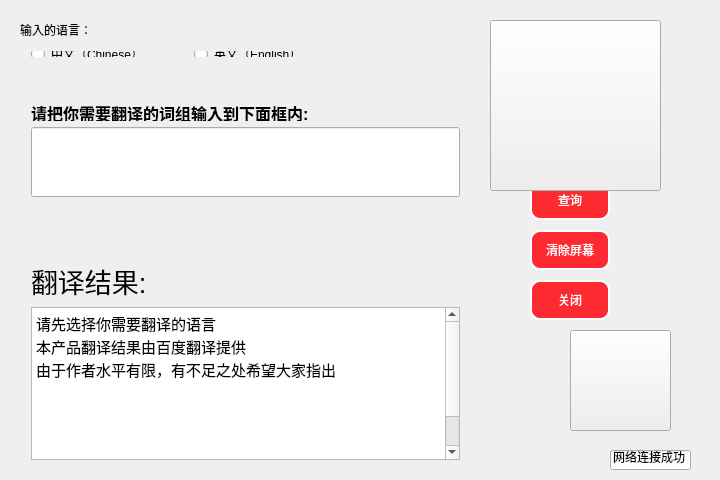
<?xml version="1.0" encoding="UTF-8"?>
<ui version="4.0">
 <class>Widget</class>
 <widget class="QWidget" name="Widget">
  <property name="geometry">
   <rect>
    <x>0</x>
    <y>0</y>
    <width>720</width>
    <height>480</height>
   </rect>
  </property>
  <property name="minimumSize">
   <size>
    <width>720</width>
    <height>480</height>
   </size>
  </property>
  <property name="maximumSize">
   <size>
    <width>720</width>
    <height>480</height>
   </size>
  </property>
  <property name="windowTitle">
   <string>Widget</string>
  </property>
  <widget class="QPushButton" name="query_Button">
   <property name="geometry">
    <rect>
     <x>530</x>
     <y>180</y>
     <width>80</width>
     <height>40</height>
    </rect>
   </property>
   <property name="minimumSize">
    <size>
     <width>20</width>
     <height>40</height>
    </size>
   </property>
   <property name="styleSheet">
    <string notr="true">
QPushButton#query_Button{
color: rgb(255, 255, 255);
background-color: rgba(255, 11, 18, 220);
border:2px solid white;
border-radius:10px;
font: 13pt &quot;华文琥珀&quot;;
}
QPushButton#query_Button:disabled{
background-color: rgba(255, 98, 98, 150);
border:2px solid white;border-radius:10px;
}

QPushButton#query_Button:hover{ 
background-color: rgba(255, 11, 18, 140);
border:2px solid white;border-radius:10px;
}
 
QPushButton#query_Button:pressed{
background-color: rgba(255, 98, 98, 150);
border:2px solid white;border-radius:10px;
padding-left:6px;
padding-top:6px;
}
</string>
   </property>
   <property name="text">
    <string>查询</string>
   </property>
  </widget>
  <widget class="QPushButton" name="clear_Button">
   <property name="geometry">
    <rect>
     <x>530</x>
     <y>230</y>
     <width>80</width>
     <height>40</height>
    </rect>
   </property>
   <property name="minimumSize">
    <size>
     <width>20</width>
     <height>40</height>
    </size>
   </property>
   <property name="styleSheet">
    <string notr="true">
QPushButton#clear_Button{
color: rgb(255, 255, 255);
background-color: rgba(255, 11, 18, 220);
border:2px solid white;
border-radius:10px;
font: 13pt &quot;华文琥珀&quot;;
}
 
QPushButton#clear_Button:hover{ 
background-color: rgba(255, 11, 18, 140);
border:2px solid white;border-radius:10px;
}
 
QPushButton#clear_Button:pressed{
background-color: rgba(255, 98, 98, 150);
border:2px solid white;border-radius:10px;
padding-left:6px;
padding-top:6px;
}
</string>
   </property>
   <property name="text">
    <string>清除屏幕</string>
   </property>
  </widget>
  <widget class="QPushButton" name="close_Button">
   <property name="geometry">
    <rect>
     <x>530</x>
     <y>280</y>
     <width>80</width>
     <height>40</height>
    </rect>
   </property>
   <property name="minimumSize">
    <size>
     <width>20</width>
     <height>40</height>
    </size>
   </property>
   <property name="styleSheet">
    <string notr="true">
QPushButton#close_Button{
color: rgb(255, 255, 255);
background-color: rgba(255, 11, 18, 220);
border:2px solid white;
border-radius:10px;
font: 13pt &quot;华文琥珀&quot;;
}
 
QPushButton#close_Button:hover{ 
background-color: rgba(255, 11, 18, 140);
border:2px solid white;border-radius:10px;
}
 
QPushButton#close_Button:pressed{
background-color: rgba(255, 98, 98, 150);
border:2px solid white;border-radius:10px;
padding-left:6px;
padding-top:6px;
}
</string>
   </property>
   <property name="text">
    <string>关闭</string>
   </property>
  </widget>
  <widget class="QPushButton" name="pushButton">
   <property name="geometry">
    <rect>
     <x>490</x>
     <y>20</y>
     <width>171</width>
     <height>171</height>
    </rect>
   </property>
   <property name="styleSheet">
    <string notr="true">
QPushButton#pushButton
{
border-image: url(:/photo/p.png);
	
}

</string>
   </property>
   <property name="text">
    <string/>
   </property>
  </widget>
  <widget class="QPushButton" name="pushButton_2">
   <property name="geometry">
    <rect>
     <x>570</x>
     <y>330</y>
     <width>101</width>
     <height>101</height>
    </rect>
   </property>
   <property name="styleSheet">
    <string notr="true">
QPushButton#pushButton_2
{
    border-image: url(:/photo/baidu.png);
	
}

QPushButton#pushButton_2:pressed
{
    
	border-image: url(:/photo/baidu1.png);
}
QPushButton#pushButton_2:hover
{
    
	border-image: url(:/photo/baidu2.png);
}</string>
   </property>
   <property name="text">
    <string/>
   </property>
  </widget>
  <widget class="QLabel" name="label_3">
   <property name="geometry">
    <rect>
     <x>20</x>
     <y>20</y>
     <width>281</width>
     <height>20</height>
    </rect>
   </property>
   <property name="text">
    <string>输入的语言：</string>
   </property>
  </widget>
  <widget class="QWidget" name="layoutWidget">
   <property name="geometry">
    <rect>
     <x>20</x>
     <y>250</y>
     <width>451</width>
     <height>221</height>
    </rect>
   </property>
   <layout class="QVBoxLayout" name="verticalLayout_3">
    <item>
     <widget class="QLabel" name="label">
      <property name="text">
       <string>&lt;html&gt;&lt;head/&gt;&lt;body&gt;&lt;p&gt;&lt;span style=&quot; font-size:20pt;&quot;&gt;翻译结果:&lt;/span&gt;&lt;/p&gt;&lt;/body&gt;&lt;/html&gt;</string>
      </property>
     </widget>
    </item>
    <item>
     <layout class="QHBoxLayout" name="horizontalLayout_2">
      <item>
       <widget class="QTextEdit" name="text_send">
        <property name="minimumSize">
         <size>
          <width>100</width>
          <height>70</height>
         </size>
        </property>
        <property name="html">
         <string>&lt;!DOCTYPE HTML PUBLIC &quot;-//W3C//DTD HTML 4.0//EN&quot; &quot;http://www.w3.org/TR/REC-html40/strict.dtd&quot;&gt;
&lt;html&gt;&lt;head&gt;&lt;meta name=&quot;qrichtext&quot; content=&quot;1&quot; /&gt;&lt;style type=&quot;text/css&quot;&gt;
p, li { white-space: pre-wrap; }
&lt;/style&gt;&lt;/head&gt;&lt;body style=&quot; font-family:'SimSun'; font-size:9pt; font-weight:400; font-style:normal;&quot;&gt;
&lt;p style=&quot; margin-top:0px; margin-bottom:0px; margin-left:0px; margin-right:0px; -qt-block-indent:0; text-indent:0px;&quot;&gt;&lt;span style=&quot; font-family:'SimSun'; font-size:11pt;&quot;&gt;请先选择你需要翻译的语言&lt;/span&gt;&lt;/p&gt;
&lt;p style=&quot; margin-top:0px; margin-bottom:0px; margin-left:0px; margin-right:0px; -qt-block-indent:0; text-indent:0px;&quot;&gt;&lt;span style=&quot; font-family:'SimSun'; font-size:11pt;&quot;&gt;本产品翻译结果由百度翻译提供&lt;/span&gt;&lt;/p&gt;
&lt;p style=&quot; margin-top:0px; margin-bottom:0px; margin-left:0px; margin-right:0px; -qt-block-indent:0; text-indent:0px;&quot;&gt;&lt;span style=&quot; font-family:'SimSun'; font-size:11pt;&quot;&gt;由于作者水平有限，有不足之处希望大家指出&lt;/span&gt;&lt;/p&gt;
&lt;p style=&quot;-qt-paragraph-type:empty; margin-top:0px; margin-bottom:0px; margin-left:0px; margin-right:0px; -qt-block-indent:0; text-indent:0px; font-family:'SimSun';&quot;&gt;&lt;br /&gt;&lt;/p&gt;
&lt;p style=&quot;-qt-paragraph-type:empty; margin-top:0px; margin-bottom:0px; margin-left:0px; margin-right:0px; -qt-block-indent:0; text-indent:0px; font-family:'SimSun';&quot;&gt;&lt;br /&gt;&lt;/p&gt;
&lt;p style=&quot;-qt-paragraph-type:empty; margin-top:0px; margin-bottom:0px; margin-left:0px; margin-right:0px; -qt-block-indent:0; text-indent:0px; font-family:'SimSun';&quot;&gt;&lt;br /&gt;&lt;/p&gt;
&lt;p style=&quot;-qt-paragraph-type:empty; margin-top:0px; margin-bottom:0px; margin-left:0px; margin-right:0px; -qt-block-indent:0; text-indent:0px; font-family:'SimSun';&quot;&gt;&lt;br /&gt;&lt;/p&gt;
&lt;p style=&quot;-qt-paragraph-type:empty; margin-top:0px; margin-bottom:0px; margin-left:0px; margin-right:0px; -qt-block-indent:0; text-indent:0px; font-family:'SimSun';&quot;&gt;&lt;br /&gt;&lt;/p&gt;
&lt;p style=&quot;-qt-paragraph-type:empty; margin-top:0px; margin-bottom:0px; margin-left:0px; margin-right:0px; -qt-block-indent:0; text-indent:0px; font-family:'SimSun';&quot;&gt;&lt;br /&gt;&lt;/p&gt;
&lt;p align=&quot;right&quot; style=&quot; margin-top:0px; margin-bottom:0px; margin-left:0px; margin-right:0px; -qt-block-indent:0; text-indent:0px;&quot;&gt;&lt;span style=&quot; font-family:'SimSun';&quot;&gt;by：安俊杰   &lt;/span&gt;&lt;/p&gt;
&lt;p align=&quot;right&quot; style=&quot; margin-top:0px; margin-bottom:0px; margin-left:0px; margin-right:0px; -qt-block-indent:0; text-indent:0px;&quot;&gt;&lt;span style=&quot; font-family:'SimSun';&quot;&gt;2019年10月1日 &lt;/span&gt;&lt;/p&gt;&lt;/body&gt;&lt;/html&gt;</string>
        </property>
       </widget>
      </item>
     </layout>
    </item>
   </layout>
  </widget>
  <widget class="QWidget" name="layoutWidget">
   <property name="geometry">
    <rect>
     <x>20</x>
     <y>90</y>
     <width>451</width>
     <height>111</height>
    </rect>
   </property>
   <layout class="QVBoxLayout" name="verticalLayout_4">
    <item>
     <widget class="QLabel" name="label_2">
      <property name="maximumSize">
       <size>
        <width>16777215</width>
        <height>20</height>
       </size>
      </property>
      <property name="text">
       <string>&lt;html&gt;&lt;head/&gt;&lt;body&gt;&lt;p&gt;&lt;span style=&quot; font-size:12pt; font-weight:600;&quot;&gt;请把你需要翻译的词组输入到下面框内:&lt;/span&gt;&lt;/p&gt;&lt;/body&gt;&lt;/html&gt;</string>
      </property>
     </widget>
    </item>
    <item>
     <layout class="QHBoxLayout" name="horizontalLayout">
      <item>
       <widget class="QLineEdit" name="text">
        <property name="minimumSize">
         <size>
          <width>100</width>
          <height>70</height>
         </size>
        </property>
        <property name="styleSheet">
         <string notr="true">
font: 18pt &quot;新宋体&quot;;</string>
        </property>
       </widget>
      </item>
     </layout>
    </item>
   </layout>
  </widget>
  <widget class="QWidget" name="layoutWidget">
   <property name="geometry">
    <rect>
     <x>20</x>
     <y>40</y>
     <width>341</width>
     <height>28</height>
    </rect>
   </property>
   <layout class="QHBoxLayout" name="horizontalLayout_3">
    <item>
     <widget class="QRadioButton" name="chinese_Button">
      <property name="styleSheet">
       <string notr="true">font: 75 12pt &quot;Agency FB&quot;;
color: rgb(0, 0, 0);
</string>
      </property>
      <property name="text">
       <string>中文（Chinese）</string>
      </property>
      <property name="checkable">
       <bool>true</bool>
      </property>
      <property name="checked">
       <bool>false</bool>
      </property>
     </widget>
    </item>
    <item>
     <widget class="QRadioButton" name="english_Button">
      <property name="styleSheet">
       <string notr="true">font: 75 12pt &quot;Agency FB&quot;;

color: rgb(0, 0, 0);</string>
      </property>
      <property name="text">
       <string>英文（English）</string>
      </property>
     </widget>
    </item>
   </layout>
  </widget>
  <widget class="QLineEdit" name="tcp_lineEdit">
   <property name="geometry">
    <rect>
     <x>610</x>
     <y>450</y>
     <width>81</width>
     <height>20</height>
    </rect>
   </property>
   <property name="text">
    <string>网络连接成功</string>
   </property>
  </widget>
 </widget>
 <layoutdefault spacing="6" margin="11"/>
 <resources/>
 <connections/>
</ui>
